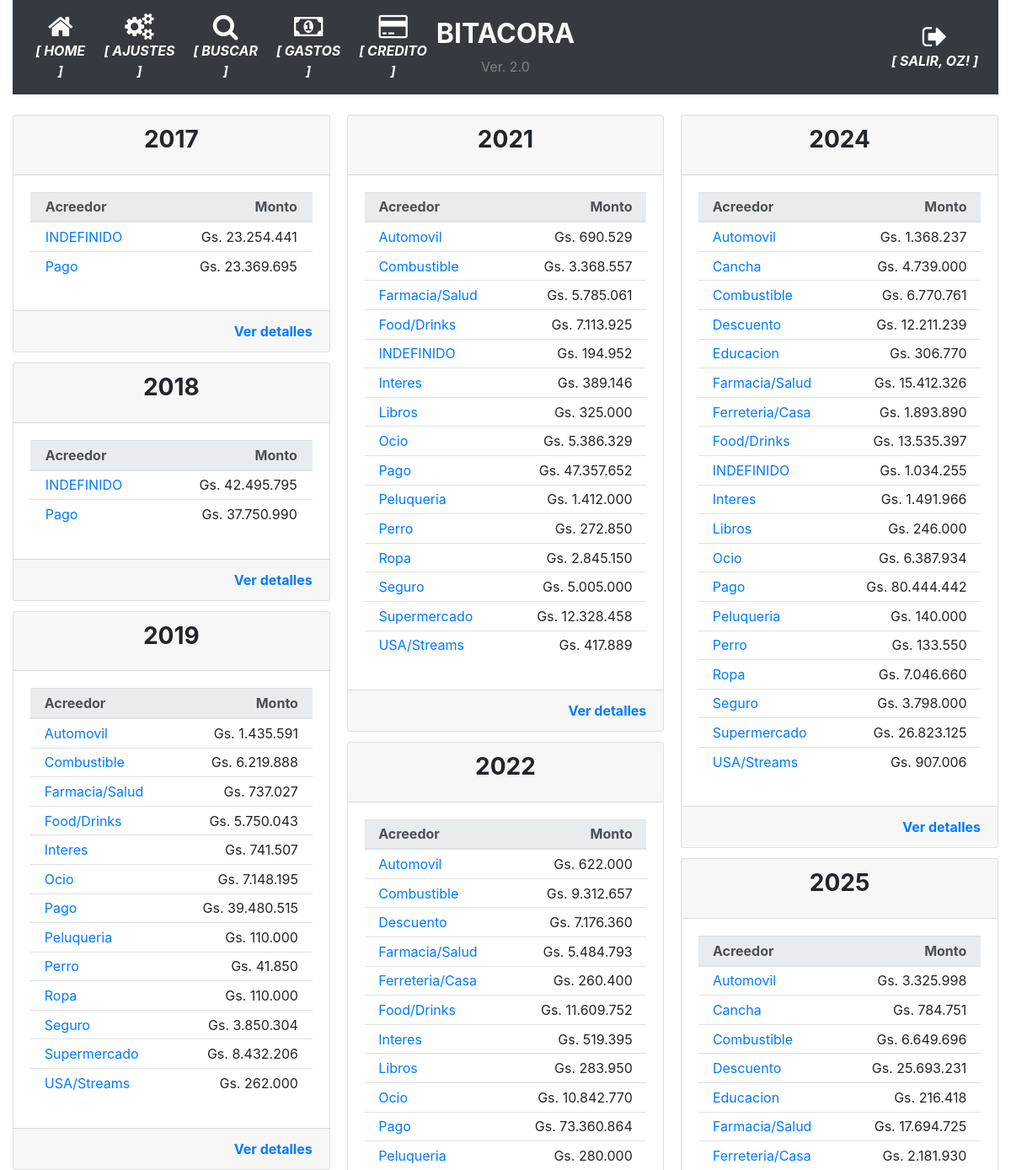
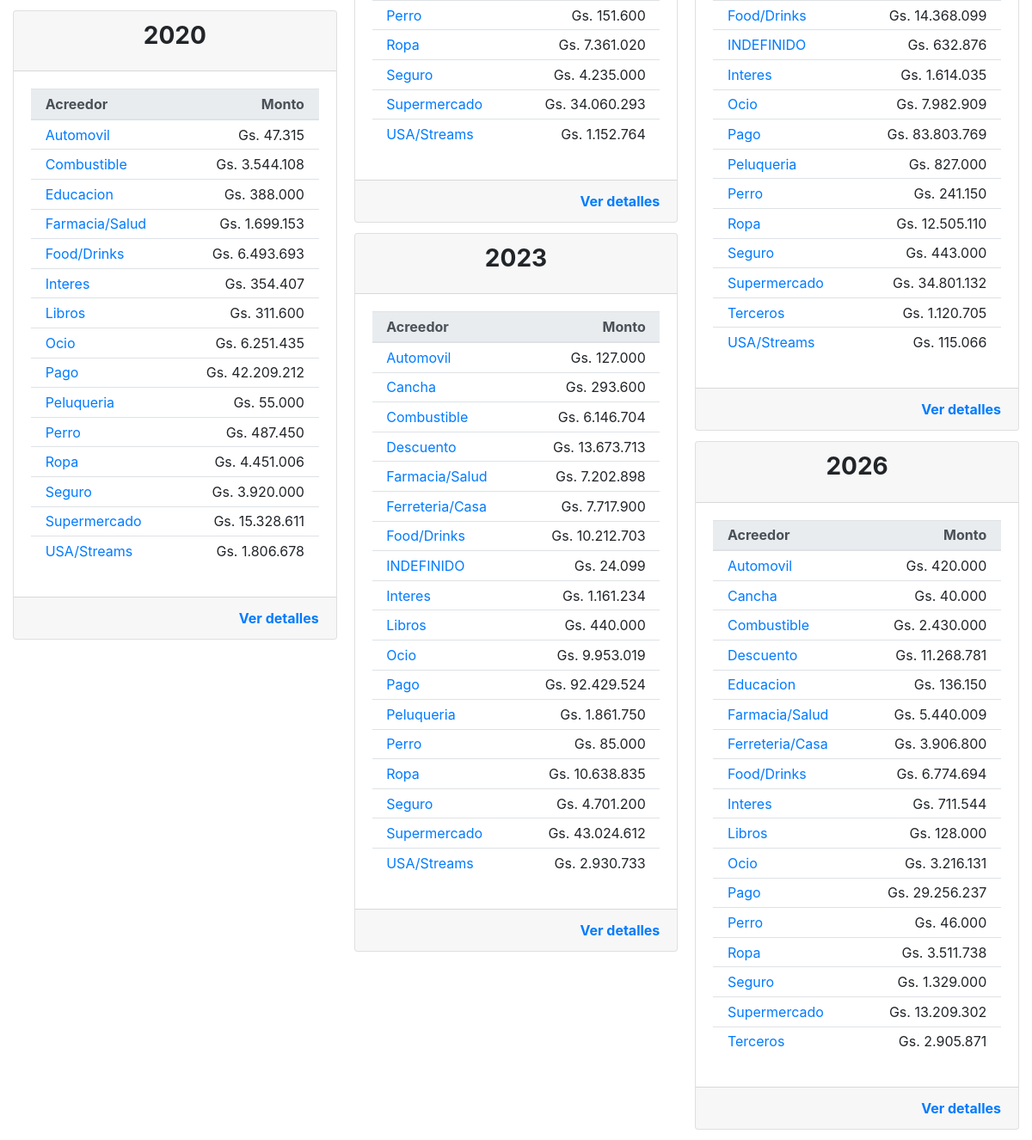
/historial_operacion (signed in), run on the app's committed database (2 pictures, top to bottom).
### app/models.py (models this page shows, shortened)
class User(UserMixin, db.Model):
    id = db.Column(db.Integer, primary_key=True)
    username = db.Column(db.String(64), index=True, unique=True)
    email = db.Column(db.String(120), index=True, unique=True)
    password_hash = db.Column(db.String(128))
    perfil = db.Column(db.String(128))

class TiposMovimiento(db.Model):
    __tablename__='tipos_movimiento'
    id = db.Column(db.Integer, primary_key=True)
    tipo = db.Column(db.String(100), nullable=False)

### app/routes.py (the view)
@app.route('/historial_operacion', methods=['GET', 'POST'])
@login_required
def historial_operacion():
    operaciones=[]
    for movimiento in db.session.query(func.strftime("%Y", Movimientos.fecha_operacion).label('fecha_operacion'), Movimientos.id_tipo_movimiento.label('id_tipo_movimiento'), TiposMovimiento.tipo.label('acreedor'), func.sum(Movimientos.monto_operacion).label('total')).join(TiposMovimiento).filter(Movimientos.id_tipo_movimiento==TiposMovimiento.id).group_by(func.strftime("%Y", Movimientos.fecha_operacion), Movimientos.id_tipo_movimiento, TiposMovimiento.tipo).order_by(TiposMovimiento.tipo).all():
        operaciones.append({'fecha_operacion':movimiento.fecha_operacion, 'id_tipo_movimiento': movimiento.id_tipo_movimiento, 'acreedor': movimiento.acreedor, 'total': movimiento.total})
    return render_template('historial_operaciones.html', operaciones=operaciones)

### app/__init__.py (called while the page is built)
@app.context_processor
def inject_utility_functions():
    return dict(
        listar_tipos=listar_tipos,
        listar_tarjetas=listar_tarjetas
    )

### app/models.py (called while the page is built)
@login.user_loader
def load_user(id):
    return User.query.get(int(id))

### app/templates/historial_operaciones.html
{% extends "base.html" %}
{% block main %}
<div class="card-columns">
    {% for fecha_operacion, detalle_gasto in operaciones | groupby('fecha_operacion') %}
    <div class="card card-responsive">
        <div class="card-header">
            <h3 class="card-title text-center"><strong>{{ fecha_operacion }}</strong></h3>
        </div>
        <div class="card-body">
            <table class="table table-sm">
                <thead class="thead-light">
                    <th></th>
                    <th>Acreedor</th>
                    <th class="card-text text-right">Monto</th>
                    <th></th>
                </thead>
                <tbody>
                    {% for gasto in detalle_gasto %}
                    <tr>
                        <td></td>
                        <td>
                            <a href="{{ url_for('operaciones_tipo', deudor=gasto.id_tipo_movimiento, fecha=fecha_operacion) }}">{{gasto.acreedor}}</a>
                        </td>
                        <td class="card-text text-right">{{ "Gs. {:,.0f}".format(gasto.total).replace(",", ".") }}</td>
                        <td></td>
                    </tr>
                    {% endfor %}
                </tbody>
            </table>
        </div>
        <div class="card-footer text-muted text-right">
            <a href="{{ url_for('historial_operacion_messanno', anno=fecha_operacion) }}" class="card-link"><strong>Ver detalles</strong></a>
        </div>
    </div>
    {% endfor %}
</div>
{% endblock %}

### app/templates/base.html (shortened to what this page needs)
<!doctype html>
<html lang="en">
  <head>
    <link rel="stylesheet" href="https://stackpath.bootstrapcdn.com/bootstrap/4.5.0/css/bootstrap.min.css"></link>
    <link rel="stylesheet" href="https://maxcdn.bootstrapcdn.com/font-awesome/4.4.0/css/font-awesome.min.css"></link>
  </head>
  <body>
    <div class="container-fluid">
      <nav class="navbar navbar-expand-md navbar-dark bg-dark">
        <div class="navbar-collapse collapse w-100 order-1 order-md-0 dual-collapse2">
            <ul class="navbar-nav mr-auto text-center">
              <li class="nav-item active">
                <a href="{{ url_for('index') }}" class="nav-link d-flex flex-column">
                <i class="fa fa-home fa-2x"></i>
                <span class="d-none d-sm-inline"><i><strong>[ HOME ]</strong></i></span></a>
              </li>
              <li class="nav-item active">
                <a href="{{ url_for('parametrico') }}" class="nav-link d-flex flex-column">
                <i class="fa fa-cogs fa-2x"></i>
                <span class="d-none d-sm-inline"><i><strong>[ AJUSTES ]</strong></i></span></a>
              </li>
              <li class="nav-item active">
                <a href="{{ url_for('busqueda') }}" class="nav-link d-flex flex-column">
                <i class="fa fa-search fa-2x"></i>
                <span class="d-none d-sm-inline"><i><strong>[ BUSCAR ]</strong></i></span></a>
              </li>
              <li class="nav-item active">
                <a href="{{ url_for('historico_gastos_detalle', periodo='') }}" class="nav-link d-flex flex-column">
                <i class="fa fa-money fa-2x"></i>
                <span class="d-none d-sm-inline"><i><strong>[ GASTOS ]</strong></i></span></a>
              </li>
              <li class="nav-item active">
                <a href="{{ url_for('movimientos_mes', mes='') }}" class="nav-link d-flex flex-column">
                <i class="fa fa-credit-card fa-2x"></i>
                <span class="d-none d-sm-inline"><i><strong>[ CREDITO ]</strong></i></span></a>
              </li>
            </ul>
        </div>
        <div class="mx-auto order-0 text-center">
            <h2 class="mx-auto text-light"><strong>BITACORA</strong></h2>
            <span style="color: grey">Ver. 2.0</span>
        </div>
        <div class="navbar-collapse collapse w-100 order-3 dual-collapse2">
            <ul class="navbar-nav ml-auto text-center">
              <li class="nav-item active">
                {% if current_user.is_anonymous %}
                  <a href="{{ url_for('logout') }}" class="nav-link d-flex flex-column">
                  <i class="fa fa-sign-in fa-2x"></i>
                  <span class="d-none d-sm-inline"><i><strong>[ ACCEDER ]</strong></i></span></a>
                {% else %}
                  <a href="{{ url_for('logout') }}" class="nav-link d-flex flex-column">
                  <i class="fa fa-sign-out fa-2x"></i>
                  <span class="d-none d-sm-inline"><i><strong>[ SALIR, {{ current_user.username | upper }}! ]</strong></i></span></a>
                {% endif %}
              </li>
            </ul>
        </div>
    </nav>
    <br>
      <div>
        {% block main %}{% endblock %}
      </div>
    </div>
  </body>
</html>

### data on the page
User: username "OZ"
TiposMovimiento: acreedor "INDEFINIDO", total "Gs. 23.254.441", total "Gs. 42.495.795", total "Gs. 194.952", total "Gs. 24.099", total "Gs. 1.034.255", total "Gs. 632.876"
TiposMovimiento: acreedor "Pago", total "Gs. 23.369.695", total "Gs. 37.750.990", total "Gs. 39.480.515", total "Gs. 42.209.212", total "Gs. 47.357.652", total "Gs. 73.360.864", total "Gs. 92.429.524", total "Gs. 80.444.442", total "Gs. 83.803.769", total "Gs. 29.256.237"
TiposMovimiento: acreedor "Automovil", total "Gs. 1.435.591", total "Gs. 47.315", total "Gs. 690.529", total "Gs. 622.000", total "Gs. 127.000", total "Gs. 1.368.237", total "Gs. 3.325.998", total "Gs. 420.000"
TiposMovimiento: acreedor "Combustible", total "Gs. 6.219.888", total "Gs. 3.544.108", total "Gs. 3.368.557", total "Gs. 9.312.657", total "Gs. 6.146.704", total "Gs. 6.770.761", total "Gs. 6.649.696", total "Gs. 2.430.000"
TiposMovimiento: acreedor "Farmacia/Salud", total "Gs. 737.027", total "Gs. 1.699.153", total "Gs. 5.785.061", total "Gs. 5.484.793", total "Gs. 7.202.898", total "Gs. 15.412.326", total "Gs. 17.694.725", total "Gs. 5.440.009"
TiposMovimiento: acreedor "Food/Drinks", total "Gs. 5.750.043", total "Gs. 6.493.693", total "Gs. 7.113.925", total "Gs. 11.609.752", total "Gs. 10.212.703", total "Gs. 13.535.397", total "Gs. 14.368.099", total "Gs. 6.774.694"
TiposMovimiento: acreedor "Interes", total "Gs. 741.507", total "Gs. 354.407", total "Gs. 389.146", total "Gs. 519.395", total "Gs. 1.161.234", total "Gs. 1.491.966", total "Gs. 1.614.035", total "Gs. 711.544"
TiposMovimiento: acreedor "Ocio", total "Gs. 7.148.195", total "Gs. 6.251.435", total "Gs. 5.386.329", total "Gs. 10.842.770", total "Gs. 9.953.019", total "Gs. 6.387.934", total "Gs. 7.982.909", total "Gs. 3.216.131"
TiposMovimiento: acreedor "Peluqueria", total "Gs. 110.000", total "Gs. 55.000", total "Gs. 1.412.000", total "Gs. 280.000", total "Gs. 1.861.750", total "Gs. 140.000", total "Gs. 827.000"
TiposMovimiento: acreedor "Perro", total "Gs. 41.850", total "Gs. 487.450", total "Gs. 272.850", total "Gs. 151.600", total "Gs. 85.000", total "Gs. 133.550", total "Gs. 241.150", total "Gs. 46.000"
TiposMovimiento: acreedor "Ropa", total "Gs. 110.000", total "Gs. 4.451.006", total "Gs. 2.845.150", total "Gs. 7.361.020", total "Gs. 10.638.835", total "Gs. 7.046.660", total "Gs. 12.505.110", total "Gs. 3.511.738"
TiposMovimiento: acreedor "Seguro", total "Gs. 3.850.304", total "Gs. 3.920.000", total "Gs. 5.005.000", total "Gs. 4.235.000", total "Gs. 4.701.200", total "Gs. 3.798.000", total "Gs. 443.000", total "Gs. 1.329.000"
TiposMovimiento: acreedor "Supermercado", total "Gs. 8.432.206", total "Gs. 15.328.611", total "Gs. 12.328.458", total "Gs. 34.060.293", total "Gs. 43.024.612", total "Gs. 26.823.125", total "Gs. 34.801.132", total "Gs. 13.209.302"
TiposMovimiento: acreedor "USA/Streams", total "Gs. 262.000", total "Gs. 1.806.678", total "Gs. 417.889", total "Gs. 1.152.764", total "Gs. 2.930.733", total "Gs. 907.006", total "Gs. 115.066"
TiposMovimiento: acreedor "Educacion", total "Gs. 388.000", total "Gs. 306.770", total "Gs. 216.418", total "Gs. 136.150"
TiposMovimiento: acreedor "Libros", total "Gs. 311.600", total "Gs. 325.000", total "Gs. 283.950", total "Gs. 440.000", total "Gs. 246.000", total "Gs. 128.000"
TiposMovimiento: acreedor "Descuento", total "Gs. 7.176.360", total "Gs. 13.673.713", total "Gs. 12.211.239", total "Gs. 25.693.231", total "Gs. 11.268.781"
TiposMovimiento: acreedor "Ferreteria/Casa", total "Gs. 260.400", total "Gs. 7.717.900", total "Gs. 1.893.890", total "Gs. 2.181.930", total "Gs. 3.906.800"
TiposMovimiento: acreedor "Cancha", total "Gs. 293.600", total "Gs. 4.739.000", total "Gs. 784.751", total "Gs. 40.000"
TiposMovimiento: acreedor "Terceros", total "Gs. 1.120.705", total "Gs. 2.905.871"

### other printed values
{{ fecha_operacion }} "2017" "2018" "2019" "2020" "2021" "2022" "2023" "2024" "2025" "2026"
